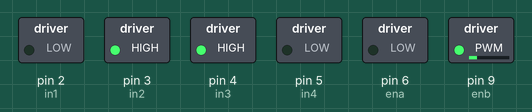
A program run on a simulated Arduino Uno, built with avr-gcc and run on an emulated ATmega328P. Shown: switched loads named in the program (green lamp = pin HIGH). What the program prints to the serial monitor is not drawn.

Above: at 0.1 s.
Timing chart, 0 to 1.6 s (numbered marks = the images above):
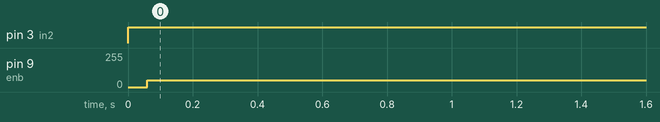

The program:

main.cpp
```cpp
#include <Arduino.h>
int in1 = 2;
int in2 = 3;
int in3 = 4;
int in4 = 5;
int ena = 6;
int enb = 9;

void setup()
{
  pinMode(in1, OUTPUT);
  pinMode(in2, OUTPUT);
  pinMode(in3, OUTPUT);
  pinMode(in4, OUTPUT);
  pinMode(ena, OUTPUT);
  pinMode(enb, OUTPUT);
  Serial.begin(9600);
  digitalWrite(in3, HIGH);
  digitalWrite(in4, LOW);
  digitalWrite(in1, HIGH);
  digitalWrite(in2, LOW);
}
//void back(int speeRB , int speeLB)
//{
//  //turn on right motor
//  digitalWrite (in1,HIGH);
//  digitalWrite (in2,LOW);
//  analogWrite (ena,speeRB);
//  //turn on left motor
//  digitalWrite (in3,HIGH);
//  digitalWrite (in4,LOW);
//  analogWrite (enb,speeLB);
//  delay(0);
//  delay(0);
// }
//
//void front (int speeRF ,int speeLF)
//{
//  //--turn on right motor
//  digitalWrite (in1,LOW);
//  digitalWrite (in2,HIGH);
//  analogWrite (ena,speeRF);
//  //--turn on left motor
//  digitalWrite (in3,LOW);
//  digitalWrite (in4,HIGH);
//  analogWrite (enb,speeLF);
//  delay(0);
//  delay(0);
// }

void Left_if(int speeL)
{
  Serial.println("L");
  if (speeL >= 0 && speeL <= 255)
  { // left motor front
    digitalWrite(in3, LOW);
    digitalWrite(in4, HIGH);
    Serial.println("left motor front = ON --- speeL = ");
    Serial.println(speeL);
    analogWrite(enb, speeL);
    delay(0);
    delay(0);
  }
  else if (speeL >= -255 && speeL < 0)
  { // left motor back
    digitalWrite(in3, HIGH);
    digitalWrite(in4, LOW);
    analogWrite(enb,-speeL);
    Serial.println("left motor back = ON --- speeL = ");
    Serial.println(speeL);

    delay(0);
    delay(0);
  }
  else
  {
    speeL == 0;
    Serial.println("no match left value");
  }
}
void Right_if(int speeR)
{
  Serial.println("R");
  //right motor if
  if (speeR >= 0 && speeR <= 255)
  {
    digitalWrite(in1, LOW);
    digitalWrite(in2, HIGH);
    Serial.println("right motor front = ON --- speeR = ");
    Serial.println(speeR);
    analogWrite(ena, speeR);
    delay(0);
    delay(0);
  }
  else if (speeR >= -255 && speeR < 0)
  {
    digitalWrite(in1, HIGH);
    digitalWrite(in2, LOW);
    Serial.println("right motor back = ON --- speeR = ");
    Serial.println(-speeR);
    analogWrite(ena, -speeR);
    delay(0);
    delay(0);
  }
  else
  {
    speeR == 0;
    Serial.println("no match right value");
  }
}
void motocontrol(int speeRR, int speeLL)
{
  Serial.println("-------------------------");
  Serial.println(speeRR);
  Serial.println(speeLL);
  Serial.println("-------------------------");
  Right_if(speeRR);
  Serial.println("<<<<<<>>>>>>");
  Left_if(speeLL);
  delay(200);
}
void loop()
{
  motocontrol(0, -50);
  delay(1000);
}
```

Measured:
- by itself, pin 3 (in2): LOW → HIGH at 0.00 s
- by itself, pin 9 (enb): 0/255 → 50/255 at 0.06 s
